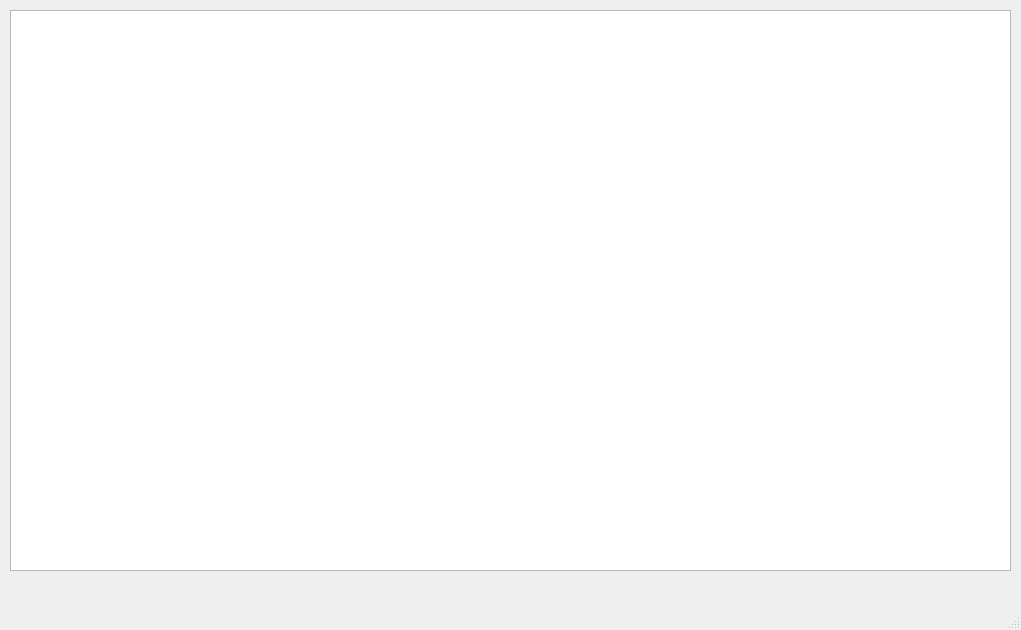
<?xml version="1.0" encoding="UTF-8"?>
<ui version="4.0">
 <class>MainWindow</class>
 <widget class="QMainWindow" name="MainWindow">
  <property name="geometry">
   <rect>
    <x>0</x>
    <y>0</y>
    <width>1021</width>
    <height>630</height>
   </rect>
  </property>
  <property name="windowTitle">
   <string>MainWindow</string>
  </property>
  <widget class="QWidget" name="centralwidget">
   <widget class="QGraphicsView" name="graphicsView">
    <property name="geometry">
     <rect>
      <x>10</x>
      <y>10</y>
      <width>1001</width>
      <height>561</height>
     </rect>
    </property>
   </widget>
  </widget>
  <widget class="QMenuBar" name="menubar">
   <property name="geometry">
    <rect>
     <x>0</x>
     <y>0</y>
     <width>1021</width>
     <height>25</height>
    </rect>
   </property>
  </widget>
  <widget class="QStatusBar" name="statusbar"/>
 </widget>
 <resources/>
 <connections/>
</ui>
